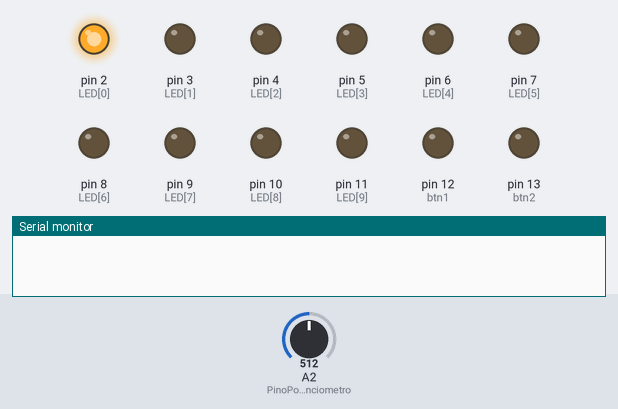
Simulated run of this sketch. Board: Arduino Uno, built with avr-gcc and run on an emulated ATmega328P. Parts: output pins drawn as LEDs (lit = HIGH), the last lines printed to the serial monitor. Dashed ring = blinking. The test bench sets the inputs (shaded band); at power-on: A2 (PinoPotenciometro) = 512.

Above: at 1.2 s.
1.3 s: A2 (PinoPotenciometro) set to 306
At 1.36 s:
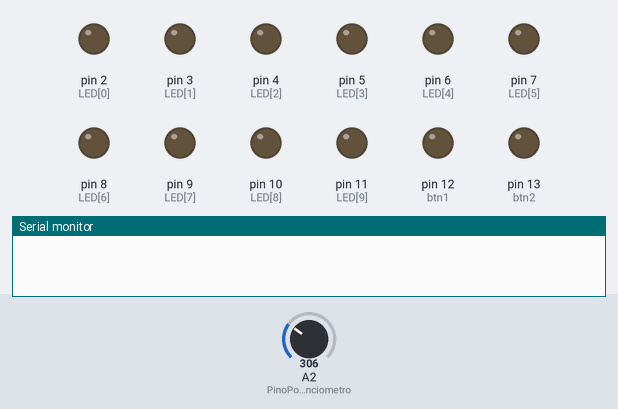
At 3.17 s:
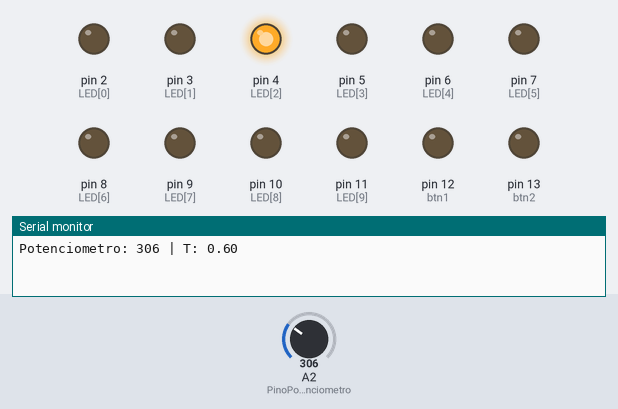
4.3 s: A2 (PinoPotenciometro) set to 0
At 7.68 s:
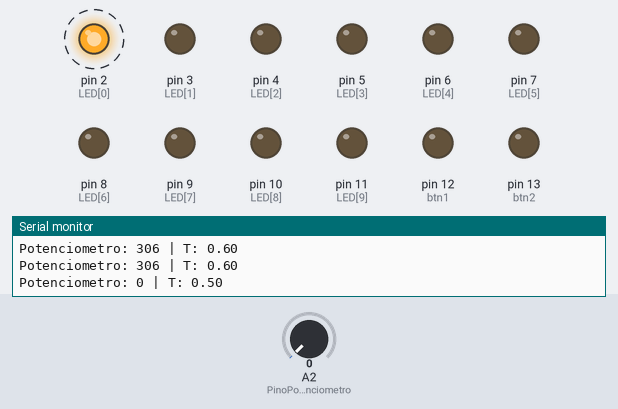
10.3 s: A2 (PinoPotenciometro) set to 122
Timing chart, 0 to 10.7 s (numbered marks = the images above; inputs shaded):
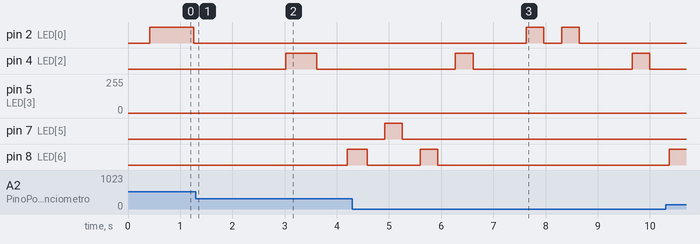

Measured:
- after the input at 1.3 s, pin 4 (LED[2]): LOW → HIGH after 1.7 s; pin 9 (LED[7]): stays LOW (without the input it goes to HIGH after 2.3 s)
- after the input at 4.3 s, pin 4 (LED[2]): LOW → HIGH after 2.0 s, → LOW 0.34 s later; pin 5 (LED[3]): stays 0/255 (without the input it goes to 166/255 after 2.7 s)

The sketch:

atividade-05-06-pwm02.ino
```cpp
int controle = 0;
const int btn1 = 12;
const int btn2 = 13;
const int LED[] = {2, 3, 4, 5, 6, 7, 8, 9, 10, 11};
int SLED[] = {0, 0, 0, 0, 0, 0, 0, 0, 0, 0};
int PWMLED[] = {0, 0, 0, 0, 0, 0, 0, 0, 0, 0};
float voltage;
int inverte = 0;
float t = 0;
int c = 0;

const int PinoPotenciometro = A2; // Define como uma constante inteira
int ValorPot = 0;
int pwm = 0;

void setup() {
  Serial.begin(9600);
  for (int x = 0; x < 10; x++) {
    pinMode(LED[x], OUTPUT);
  }
  pinMode(btn1, OUTPUT);
  pinMode(btn2, OUTPUT);
}

void loop() {
  c = controle;
  if (controle == 0)
  {
    //Ida
    aumenta(LED[0], LED[9]);
    diminui(LED[0], LED[9]);
    aumenta(LED[1], LED[8]);
    diminui(LED[1], LED[8]);
    aumenta(LED[2], LED[7]);
    diminui(LED[2], LED[7]);
    aumenta(LED[3], LED[6]);
    diminui(LED[3], LED[6]);
    aumenta(LED[4], LED[5]);
    diminui(LED[4], LED[5]);
    //Volta
    aumenta(LED[3], LED[6]);
    diminui(LED[3], LED[6]);
    aumenta(LED[2], LED[7]);
    diminui(LED[2], LED[7]);
    aumenta(LED[1], LED[8]);
    diminui(LED[1], LED[8]);
    aumenta(LED[0], LED[9]);
    diminui(LED[0], LED[9]);
  }
  else
  {
    //Ida
    aumenta(LED[0], LED[0]);
    diminui(LED[0], LED[0]);
    aumenta(LED[0], LED[2]);
    diminui(LED[0], LED[2]);
    aumenta(LED[2], LED[4]);
    diminui(LED[2], LED[4]);
    aumenta(LED[4], LED[6]);
    diminui(LED[4], LED[6]);
    aumenta(LED[6], LED[8]);
    diminui(LED[6], LED[8]);
    aumenta(LED[8], LED[8]);
    diminui(LED[8], LED[8]);
    //Volta
    aumenta(LED[6], LED[8]);
    diminui(LED[6], LED[8]);
    aumenta(LED[4], LED[6]);
    diminui(LED[4], LED[6]);
    aumenta(LED[2], LED[4]);
    diminui(LED[2], LED[4]);
    aumenta(LED[0], LED[2]);
    diminui(LED[0], LED[2]);
  }
}

void apagar()
{
  for (int x = 0; x < 10; x++) {
    analogWrite(LED[x], 0);
  }
}
void aumenta(int led, int led2)
{
  if (c == controle) {
    for (int x = 1; x <= 255; x++)
    {
      analogWrite(led, x);
      analogWrite(led2, x);
      processar();
      delay((t*1000)/255);
    }
  }
  else
  {
    apagar();
  }
}


void diminui(int led, int led2)
{

  if (c == controle) {
    for (int x = 255; x >= 0; x--)
    {
      analogWrite(led, x);
      analogWrite(led2, x);
      processar();
      delay((t*1000)/255);
    }
  }
  else
  {
    apagar();
  }
}


unsigned long interval1 = 2000;
unsigned long previousMillis1 = 0;

int tempo()
{
  unsigned long currentMillis1 = millis();
  if ((unsigned long)((currentMillis1 - previousMillis1) >= interval1)) {
    previousMillis1 = millis();
    return 1;
  }
  else
  {
    return 0;
  }
}

void processar()
{
  ValorPot = analogRead(PinoPotenciometro);
  int a = digitalRead(btn1);
  int b = digitalRead(btn2);
  float x = ValorPot / 4.0117;
  float z = x / 255;
  t = 5 * z;
  if (a == 1)
  {
    controle = 0;
  }

  if (b == 1)
  {
    controle = 1;
  }


  t = (t / 2.5);
  if(t < 0.5)
  {
    t = t/5 + 0.5;
  }
  if (tempo())
  {
    Serial.print("Potenciometro: ");
    Serial.print(ValorPot);
    Serial.print(" | T: ");
    Serial.println(t);
  }
}
```
